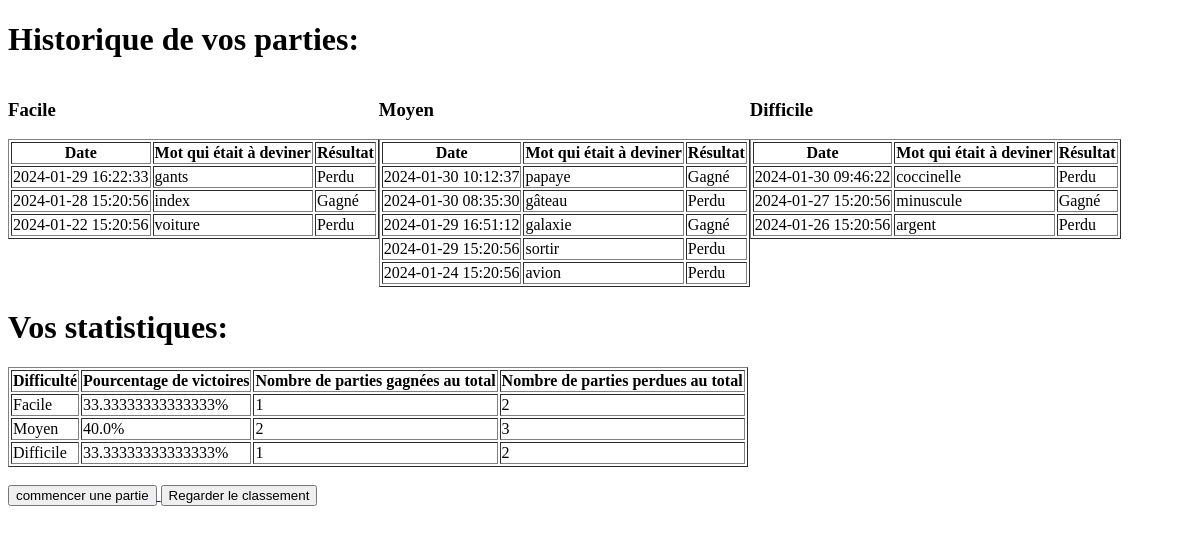
Page /historique (signed in) on the earlier database version.
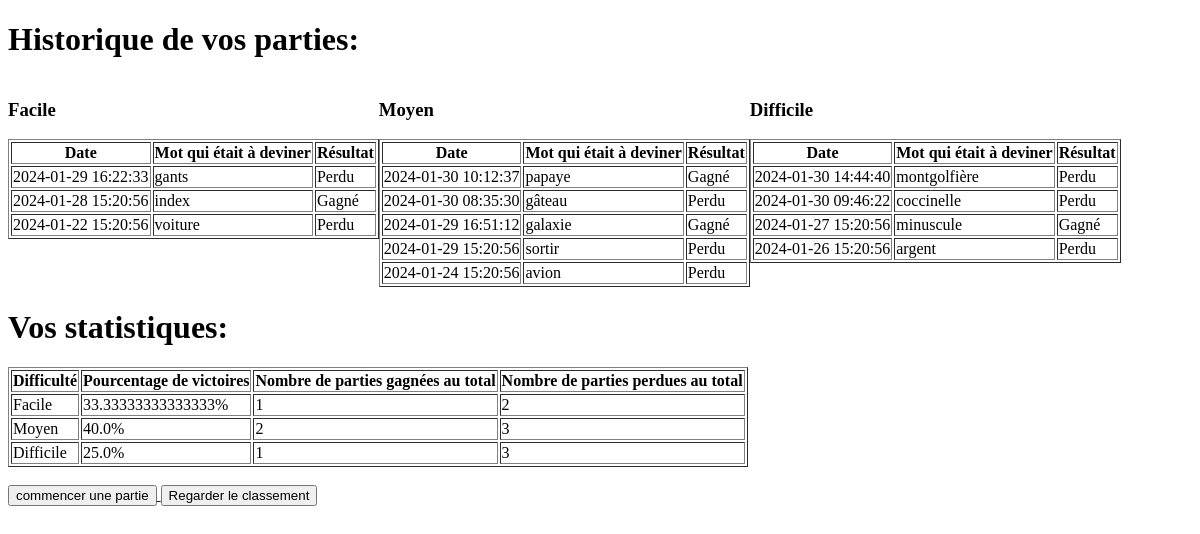
Same page on the later database version.
### tables this page shows
CREATE TABLE Partie (
    Partie_Id INTEGER PRIMARY KEY AUTOINCREMENT,
    Date_Du_Jeu DATETIME DEFAULT CURRENT_TIMESTAMP,
    Mot_A_Deviner VARCHAR,
    Gagne_Facile INTEGER DEFAULT 0,
    Perdu_Facile INTEGER DEFAULT 0,
    Gagne_Moyen INTEGER DEFAULT 0,
    Perdu_Moyen INTEGER DEFAULT 0,
    Gagne_Difficile INTEGER DEFAULT 0,
    Perdu_Difficile INTEGER DEFAULT 0,
    Resultat VARCHAR DEFAULT NULL,
    Difficulty VARCHAR DEFAULT NULL,
    User_Id INTEGER,
    FOREIGN KEY(User_Id) REFERENCES User(US_Id)
);

### app.py (the view)
@app.route('/historique')
def historique():
    user_id = session.get('user_id')
    classement_data = get_classement_data(user_id)
    return render_template('historique.html', **classement_data)

### app.py (called while the page is built)
def connect_db():
    db_path = 'Pendu.db'
    print(f"Connecté à la base de données : {db_path}")
    return sqlite3.connect(db_path)

### templates/historique.html (shortened to what this page needs)
<!DOCTYPE html>
<html lang="fr">
<head>
    <link rel="stylesheet" href="style3.css">
</head>
<body>
    <h1>Historique de vos parties:</h1>
    <div class="table-container">
        <div class="table-section1">
            <h3>Facile</h3>
            <table border="1">
                <thead>
                    <tr>
                        <th>Date</th>
                        <th>Mot qui était à deviner</th>
                        <th>Résultat</th>
                    </tr>
                </thead>
                <tbody>
                    {% for game in game_history_facile %}
                        <tr>
                            <td>{{ game[0] }}</td>
                            <td>{{ game[1] }}</td>
                            <td>{{ game[2] }}</td>
                        </tr>
                    {% endfor %}
                </tbody>
            </table>
        </div>
        <div class="table-section2">
            <h3>Moyen</h3>
            <table border="1">
                <thead>
                    <tr>
                        <th>Date</th>
                        <th>Mot qui était à deviner</th>
                        <th>Résultat</th>
                    </tr>
                </thead>
                <tbody>
                    {% for game in game_history_moyen %}
                        <tr>
                            <td>{{ game[0] }}</td>
                            <td>{{ game[1] }}</td>
                            <td>{{ game[2] }}</td>
                        </tr>
                    {% endfor %}
                </tbody>
            </table>
        </div>
        <div class="table-section3">
            <h3>Difficile</h3>
            <table border="1">
                <thead>
                    <tr>
                        <th>Date</th>
                        <th>Mot qui était à deviner</th>
                        <th>Résultat</th>
                    </tr>
                </thead>
                <tbody>
                    {% for game in game_history_difficile %}
                        <tr>
                            <td>{{ game[0] }}</td>
                            <td>{{ game[1] }}</td>
                            <td>{{ game[2] }}</td>
                        </tr>
                    {% endfor %}
                </tbody>
            </table>
        </div>
    </div>
    <div class="percentage-section">
        <h1>Vos statistiques:</h1>
        <table border="1">
            <thead>
                <tr>
                    <th>Difficulté</th>
                    <th>Pourcentage de victoires</th>
                    <th>Nombre de parties gagnées au total</th>
                    <th>Nombre de parties perdues au total</th>
                </tr>
            </thead>
            <tbody>
                <tr>
                    <td>Facile</td>
                    <td>{{ pourcentage_facile }}%</td>
                    <td>{{ total_gagne_facile }}</td>
                    <td>{{ total_perdu_facile }}</td>
                </tr>
                <tr>
                    <td>Moyen</td>
                    <td>{{ pourcentage_moyen }}%</td>
                    <td>{{ total_gagne_moyen }}</td>
                    <td>{{ total_perdu_moyen }}</td>
                </tr>
                <tr>
                    <td>Difficile</td>
                    <td>{{ pourcentage_difficile }}%</td>
                    <td>{{ total_gagne_difficile }}</td>
                    <td>{{ total_perdu_difficile }}</td>
                </tr>
            </tbody>
        </table>
    </div>
    <br>
    <a href="/recommencer_une_partie">
        <input type="button" value="commencer une partie" />
    </a>
    <a href="/classement">
        <input type="button" value="Regarder le classement" />
    </a>
</body>
</html>

### static/style3.css (style rules this page uses)
.table-container { display: flex; flex-direction: row; }

Differences in the rows shown:
added Partie: Date_Du_Jeu "2024-01-30 14:44:40", Mot_A_Deviner "montgolfière", Resultat "Perdu", shown under "Difficile"
Other differences:
{{ pourcentage_difficile }}: "33.33333333333333" → "25.0"
{{ total_perdu_difficile }}: "2" → "3"
